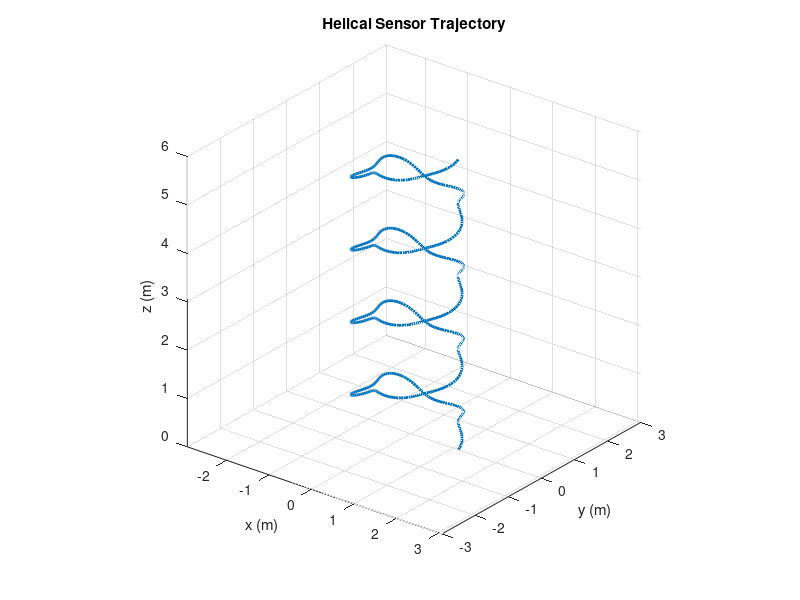

Write the MATLAB code that produced this figure.
t = linspace(0, 8*pi, 600);
radius = 1 + 0.12*cos(5*t);
x = radius.*cos(t);
y = radius.*sin(t);
z = linspace(0, 6, 600) + 0.12*sin(3*t);

h = plot3(x, y, z);
set(h, 'LineWidth', 2);
title('Helical Sensor Trajectory');
xlabel('x (m)');
ylabel('y (m)');
zlabel('z (m)');
view(38, 26);
grid on;
axis equal;
